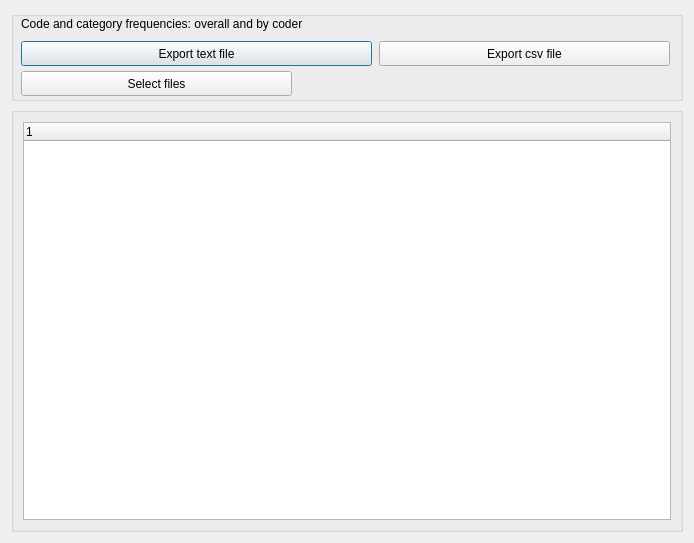
<?xml version="1.0" encoding="UTF-8"?>
<ui version="4.0">
 <class>Dialog_reportCodeFrequencies</class>
 <widget class="QDialog" name="Dialog_reportCodeFrequencies">
  <property name="windowModality">
   <enum>Qt::NonModal</enum>
  </property>
  <property name="geometry">
   <rect>
    <x>0</x>
    <y>0</y>
    <width>694</width>
    <height>543</height>
   </rect>
  </property>
  <property name="windowTitle">
   <string>Code frequencies</string>
  </property>
  <layout class="QVBoxLayout" name="verticalLayout">
   <item>
    <widget class="QGroupBox" name="groupBox">
     <property name="minimumSize">
      <size>
       <width>0</width>
       <height>90</height>
      </size>
     </property>
     <property name="maximumSize">
      <size>
       <width>16777215</width>
       <height>90</height>
      </size>
     </property>
     <property name="title">
      <string/>
     </property>
     <widget class="QLabel" name="label_selections">
      <property name="geometry">
       <rect>
        <x>10</x>
        <y>0</y>
        <width>481</width>
        <height>26</height>
       </rect>
      </property>
      <property name="minimumSize">
       <size>
        <width>0</width>
        <height>26</height>
       </size>
      </property>
      <property name="maximumSize">
       <size>
        <width>16777213</width>
        <height>26</height>
       </size>
      </property>
      <property name="text">
       <string>Code and category frequencies: overall and by coder</string>
      </property>
      <property name="wordWrap">
       <bool>true</bool>
      </property>
     </widget>
     <widget class="QPushButton" name="pushButton_exporttext">
      <property name="geometry">
       <rect>
        <x>10</x>
        <y>30</y>
        <width>351</width>
        <height>25</height>
       </rect>
      </property>
      <property name="text">
       <string>Export text file</string>
      </property>
     </widget>
     <widget class="QPushButton" name="pushButton_exportcsv">
      <property name="geometry">
       <rect>
        <x>368</x>
        <y>30</y>
        <width>291</width>
        <height>25</height>
       </rect>
      </property>
      <property name="text">
       <string>Export csv file</string>
      </property>
     </widget>
     <widget class="QPushButton" name="pushButton_select_files">
      <property name="geometry">
       <rect>
        <x>10</x>
        <y>60</y>
        <width>271</width>
        <height>25</height>
       </rect>
      </property>
      <property name="text">
       <string>Select files</string>
      </property>
     </widget>
    </widget>
   </item>
   <item>
    <widget class="QGroupBox" name="groupBox_2">
     <property name="title">
      <string/>
     </property>
     <layout class="QGridLayout" name="gridLayout">
      <item row="0" column="0">
       <widget class="QTreeWidget" name="treeWidget">
        <column>
         <property name="text">
          <string notr="true">1</string>
         </property>
        </column>
       </widget>
      </item>
     </layout>
    </widget>
   </item>
  </layout>
 </widget>
 <resources/>
 <connections/>
</ui>
